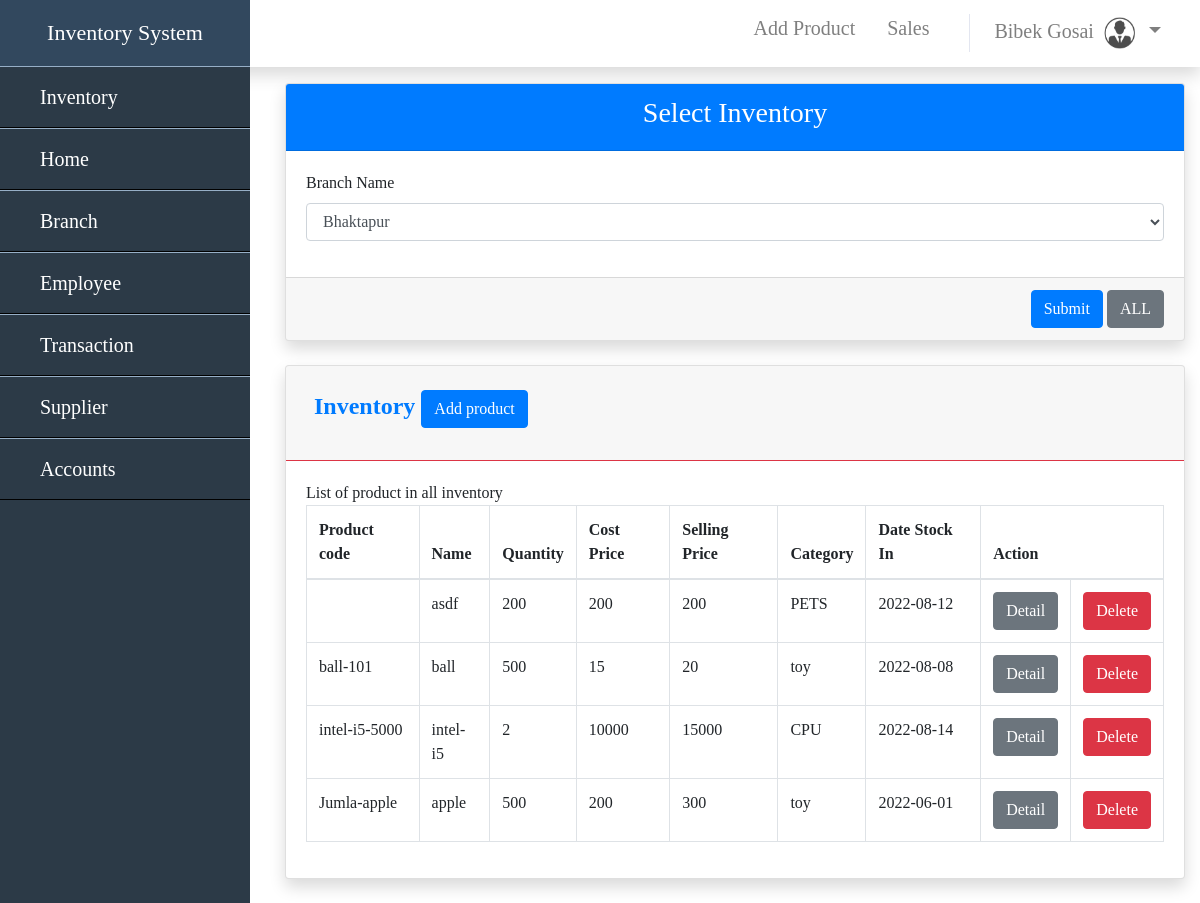
/inventory.php (signed in), run on the app's committed database.
### tables this page shows
CREATE TABLE `inventory` (
  `PRODUCT_ID` int(10) NOT NULL,
  `product_code` varchar(20) NOT NULL,
  `NAME` varchar(50) NOT NULL,
  `QUANTITY` int(11) NOT NULL,
  `cprice` int(11) NOT NULL,
  `sprice` int(11) NOT NULL,
  `CATAGORY` varchar(50) NOT NULL,
  `Supplier_id` int(11) NOT NULL,
  `DATE` date NOT NULL,
  `branch_id` int(11) NOT NULL,
  `inHand_stock` int(11) NOT NULL
);

### inventory.php (the view, shortened to what this page needs)
<?php
include 'sidebar.php';
include'function.php';
?>
<!DOCTYPE html>
<html lang="en">
<head>
</head>
<body>
    <div id = "content">
        <div class="container">
        <div class="card shadow mb-4">
                <div class="card-header bg-primary text-white text-center">
                    <h3>Select Inventory</h3>
                </div>
                <form  method ="GET">
                <div class="card-body">
                    <div class="form-group">
                        <label for="branch_name">Branch Name</label>
                        <?=$branch?>
                    </div>
                    </div>
                    <div class="card-footer text-right">
                    <button type="submit" name ="submit" class="btn btn-primary">Submit</button>
                    <button type="submit" name ="reset" class="btn btn-secondary">ALL</button>
                    </div>
                </form>
            </div>
</div>
<div class="container">
    <div class="card  mb-4 shadow ">
        <div class="card-header py-3 border-danger">
            <h4 class="m-2 font-weight-bold text-primary">
                <ul>
                <li>
                    Inventory
                </li>
                            <li >
                                <a type ="button" class="btn btn-primary bg-gradient-primary " href = "product.php">Add product</a>
                            </li>
                </ul>
            </h4>
            </div>
            <div class="card-body">
                <div class="table-responsive">
                    <table class="table table-bordered"width = "100%" id="dataTable"cellspacing="0" border = "2">
                        <thead>
        <tr>
            <th >Product code</th>
            <th >Name</th>
            <th >Quantity</th>
            <th >Cost Price</th>
            <th >Selling Price</th>
            <th >Category</th>
            <th >Date Stock In</th>
            <th  colspan ="3"  align="center">Action</th>
</tr>
</thead>
<tbody>
    <?php
    if(isset($_GET['submit']) && !isset($_GET['unset'])){
        $sql = "SELECT PRODUCT_ID, product_code, NAME, QUANTITY, cprice, sprice, CATAGORY, DATE , b.branch_name FROM inventory i
        join branch b ON b.branch_id = i.branch_id
         WHERE i.branch_id ='$_GET[branch]' GROUP BY PRODUCT_CODE ";
        $result = mysqli_query($con,$sql) or die (mysqli_error($con));
        echo"List of product in ";
        while($row = mysqli_fetch_assoc($result)) {
            $_SESSION['branch_name'] = $row['branch_name'];
            echo '<tr>';
            echo '<td>'. $row['product_code']. '</td>';
            echo '<td>'. $row['NAME'] . '</td>';
            echo '<td>' .$row['QUANTITY'] . '</td>';
            echo '<td>' . $row['cprice'] . '</td>';
            echo '<td>' . $row['sprice'] . '</td>';
            echo '<td>' . $row['CATAGORY'] . '</td>';
            echo '<td>' . $row['DATE'];
            echo "<td align = 'right'><a type= 'button' class='btn btn-primary bg-gradient-primary' href ='updateproduct.php?PRODUCT_ID=$row[PRODUCT_ID]&NAME=$row[NAME]&QUANTITY=$row[QUANTITY] &cprice=$row[cprice]&sprice=$row[sprice]&CATAGORY=$row[CATAGORY] '>Update/Edit</a></td>";
            echo "<td align = 'right'> <a type= 'button' class='btn btn-danger bg-gradient-danger' onclick ='return checkDelete()' href ='delete.php?PRODUCT_ID=$row[PRODUCT_ID]'>Delete</a></td> ";
            echo "</tr>";
        }
        echo $_SESSION['branch_name'];
    }
    else{
        $sql = "SELECT PRODUCT_ID,product_code, NAME, QUANTITY, cprice, sprice, CATAGORY, DATE FROM inventory GROUP BY PRODUCT_CODE";
        $result = mysqli_query($con,$sql) or die (mysqli_error($con));
    }
        while($row = mysqli_fetch_assoc($result)) {
            echo '<tr>';
            echo '<td>'. $row['product_code']. '</td>';
            echo '<td>'. $row['NAME'] . '</td>';
            echo '<td>' .$row['QUANTITY'] . '</td>';
            echo '<td>' . $row['cprice'] . '</td>';
            echo '<td>' . $row['sprice'] . '</td>';
            echo '<td>' . $row['CATAGORY'] . '</td>';
            echo '<td>' . $row['DATE'];
            echo "<td align = 'right'> <a type= 'button' class='btn btn-secondary bg-gradient' href ='detail_product.php?product_code=$row[product_code]'>Detail</a></td> ";
            echo "<td align = 'right'> <a type= 'button' class='btn btn-danger bg-gradient' onclick ='return checkDelete()' href ='delete.php?PRODUCT_ID=$row[PRODUCT_ID]'>Delete</a></td> ";
            echo "</tr>";
        }
    ?>
    </tbody>
</table>
</div>
</div>
</div>
</div>
</div>
            </body>
            </html>

### sidebar.php (style rules this page uses)
* { margin : 0; padding : 0; box-sizing : border-box; font-family : san-sarif; text-decoration: none ; list-style: none; }
#content { box-sizing: border-box; padding-left : 270px; }

### inventory.php (style rules this page uses)
.card ul { overflow:hidden; }
.card li { display:inline-block; }

### data on the page
inventory: NAME "asdf", QUANTITY "200", cprice "200", sprice "200", CATAGORY "PETS", DATE "2022-08-12"
inventory: product_code "ball-101", NAME "ball", QUANTITY "500", cprice "15", sprice "20", CATAGORY "toy", DATE "2022-08-08"
inventory: product_code "intel-i5-5000", NAME "intel-i5", QUANTITY "2", cprice "10000", sprice "15000", CATAGORY "CPU", DATE "2022-08-14"
inventory: product_code "Jumla-apple", NAME "apple", QUANTITY "500", cprice "200", sprice "300", CATAGORY "toy", DATE "2022-06-01"

### other printed values
$_SESSION['FIRST_NAME'] "Bibek"
$_SESSION['LAST_NAME'] "Gosai"
form field branch "Bhaktapur"
